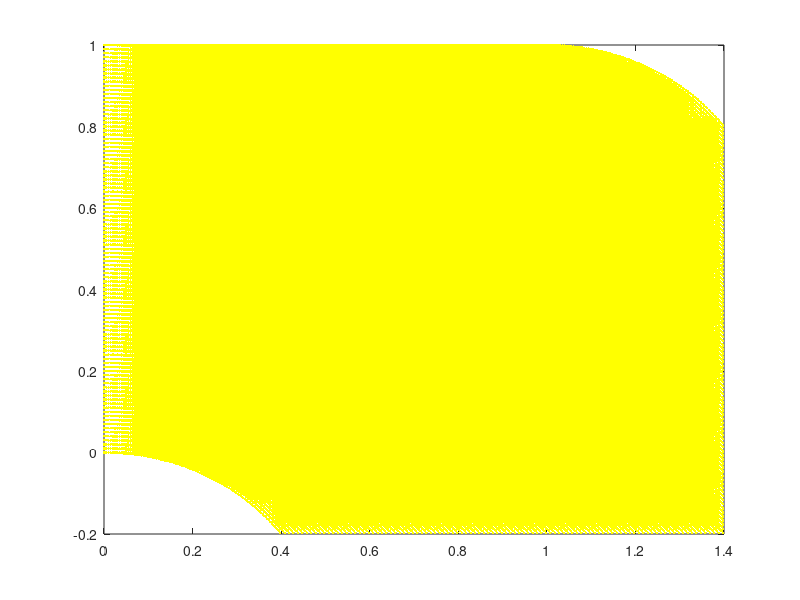

Write MATLAB code to recreate this figure.
clear
close all

m = 2;
[epcx,epcy,th2] = meshgrid(-.5:.01:.5,-.5:.01:.5,-pi/2:.01:asin(0.6));
q_intsec = [0.2492;-0.0670;-1.5691];
link = ones(m,1)*0.5;

% bound constraints
cxl = -epcx-.5;
cxu = epcx-.5;
cx = max(cxl,cxu);
cyl = -epcy-.5;
cyu = epcy-.5;
cy = max(cyl,cyu);
cthl = -th2-pi/2;
cthu = th2+asin(0.6);
cth = max(cthl,cthu);

% modify joint space to convex space
dfx1 = 1; dfx2 = 0; dfx3 = sin(-q_intsec(3))*link(1);
dfy1 = 0; dfy2 = 1; dfy3 = -cos(-q_intsec(3))*link(1);
% normal vector
nx = [dfx1;dfx2;dfx3];
ny = [dfy1;dfy2;dfy3];
% tangent plane
ftx = nx(1)*(epcx-q_intsec(1))+nx(2)*(epcy-q_intsec(2))+nx(3)*(th2-q_intsec(3));
fty = ny(1)*(epcx-q_intsec(1))+ny(2)*(epcy-q_intsec(2))+ny(3)*(th2-q_intsec(3));
% add other constraints
% cons = max(cx,max(cy,max(cth,max(ftx,fty))));
cons = max(cx,max(cy,cth));

% range of mpc
figure
px = epcx+cos(-th2)*link(1)+link(2);
py = epcy+sin(-th2)*link(1);
px(cons>0)=nan;
py(cons>0)=nan;
plot(px(:),py(:),'y.')
